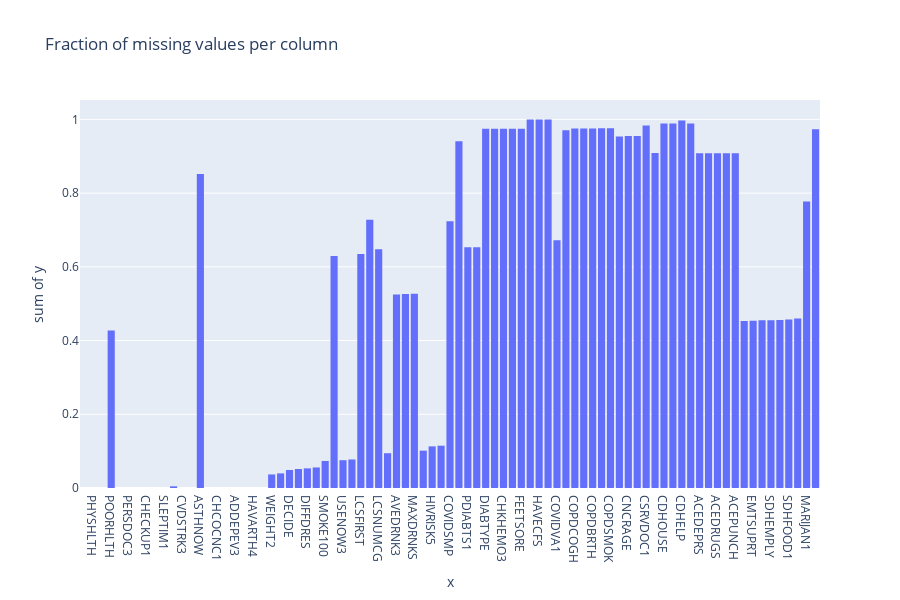

Notebook source saved alongside this figure:
### Markdown cell above
On testing set

### Code cell
# load
df1 = pd.read_csv(datadir + "test.csv")
# reduce and clean 
df1 = df1[columns_of_interest_clean]
df1 = clean_dataset(df1, nan_trigger=0.5)
df1 = clean_output(df1, column_output=outcol)
# test classifier
y = df1[outcol].to_numpy()
yhat_rf = rf.predict(df1[Xcols])


dispresults(yhat_rf, y)

### Figure 1 — Plotly figure (JSON) as saved in the notebook; plotly's stock layout.template omitted (floating-point values rounded to 4 significant figures)
{"data": [{"bingroup": "x", "histfunc": "sum", "hovertemplate": "x=%{x}<br>sum of y=%{y}<extra></extra>", "legendgroup": "", "marker": {"color": "#636efa", "pattern": {"shape": ""}}, "name": "", "orientation": "v", "showlegend": false, "type": "histogram", "x": ["SEXVAR", "GENHLTH", "PHYSHLTH", "MENTHLTH", "POORHLTH", "PRIMINSR", "PERSDOC3", "MEDCOST1", "CHECKUP1", "EXERANY2", "SLEPTIM1", "LASTDEN4", "CVDSTRK3", "ASTHMA3", "ASTHNOW", "CHCSCNC1", "CHCOCNC1", "CHCCOPD3", "ADDEPEV3", "CHCKDNY2", "HAVARTH4", "DIABETE4", "WEIGHT2", "HEIGHT3", "DECIDE", "DIFFWALK", "DIFFDRES", "DIFFALON", "SMOKE100", "SMOKDAY2", "USENOW3", "ECIGNOW2", "LCSFIRST", "LCSLAST", "LCSNUMCG", "ALCDAY4", "AVEDRNK3", "DRNK3GE5", "MAXDRNKS", "FLUSHOT7", "HIVRISK5", "COVIDPOS", "COVIDSMP", "COVIDPRM", "PDIABTS1", "PREDIAB2", "DIABTYPE", "INSULIN1", "CHKHEMO3", "EYEEXAM1", "FEETSORE", "TOLDCFS", "HAVECFS", "WORKCFS", "COVIDVA1", "SHINGLE2", "COPDCOGH", "COPDFLEM", "COPDBRTH", "COPDBTST", "COPDSMOK", "CNCRDIFF", "CNCRAGE", "CNCRTYP2", "CSRVDOC1", "CIMEMLOS", "CDHOUSE", "CDASSIST", "CDHELP", "CDSOCIAL", "ACEDEPRS", "ACEDRINK", "ACEDRUGS", "ACEPRISN", "ACEPUNCH", "LSATISFY", "EMTSUPRT", "SDHISOLT", "SDHEMPLY", "FOODSTMP", "SDHFOOD1", "SDHSTRE1", "MARIJAN1", "MARJSMOK"], "xaxis": "x", "y": [0.0, 1.333e-05, 1.333e-05, 1.333e-05, 0.4275, 1.333e-05, 1.333e-05, 1.333e-05, 1.333e-05, 1.333e-05, 1.333e-05, 0.004547, 1.333e-05, 1.333e-05, 0.8518, 1.333e-05, 1.333e-05, 1.333e-05, 1.333e-05, 1.333e-05, 1.333e-05, 1.333e-05, 0.03679, 0.03965, 0.04891, 0.05156, 0.05332, 0.05575, 0.0734, 0.6297, 0.07541, 0.07737, 0.635, 0.7278, 0.6475, 0.09436, 0.5247, 0.5261, 0.5272, 0.1013, 0.1129, 0.1148, 0.7236, 0.9407, 0.6533, 0.6534, 0.9745, 0.9745, 0.9745, 0.9745, 0.9745, 1.0, 1.0, 1.0, 0.672, 0.9707, 0.9755, 0.9755, 0.9756, 0.9757, 0.9758, 0.9536, 0.9547, 0.9547, 0.9835, 0.909, 0.9891, 0.9891, 0.9969, 0.9891, 0.9079, 0.908, 0.908, 0.9081, 0.9082, 0.4534, 0.454, 0.4549, 0.4554, 0.4559, 0.4568, 0.4602, 0.7776, 0.973], "yaxis": "y"}], "layout": {"barmode": "relative", "height": 600, "legend": {"tracegroupgap": 0}, "title": {"text": "Fraction of missing values per column"}, "width": 900, "xaxis": {"anchor": "y", "domain": [0, 1], "title": {"text": "x"}}, "yaxis": {"anchor": "x", "domain": [0, 1], "title": {"text": "sum of y"}}}}
